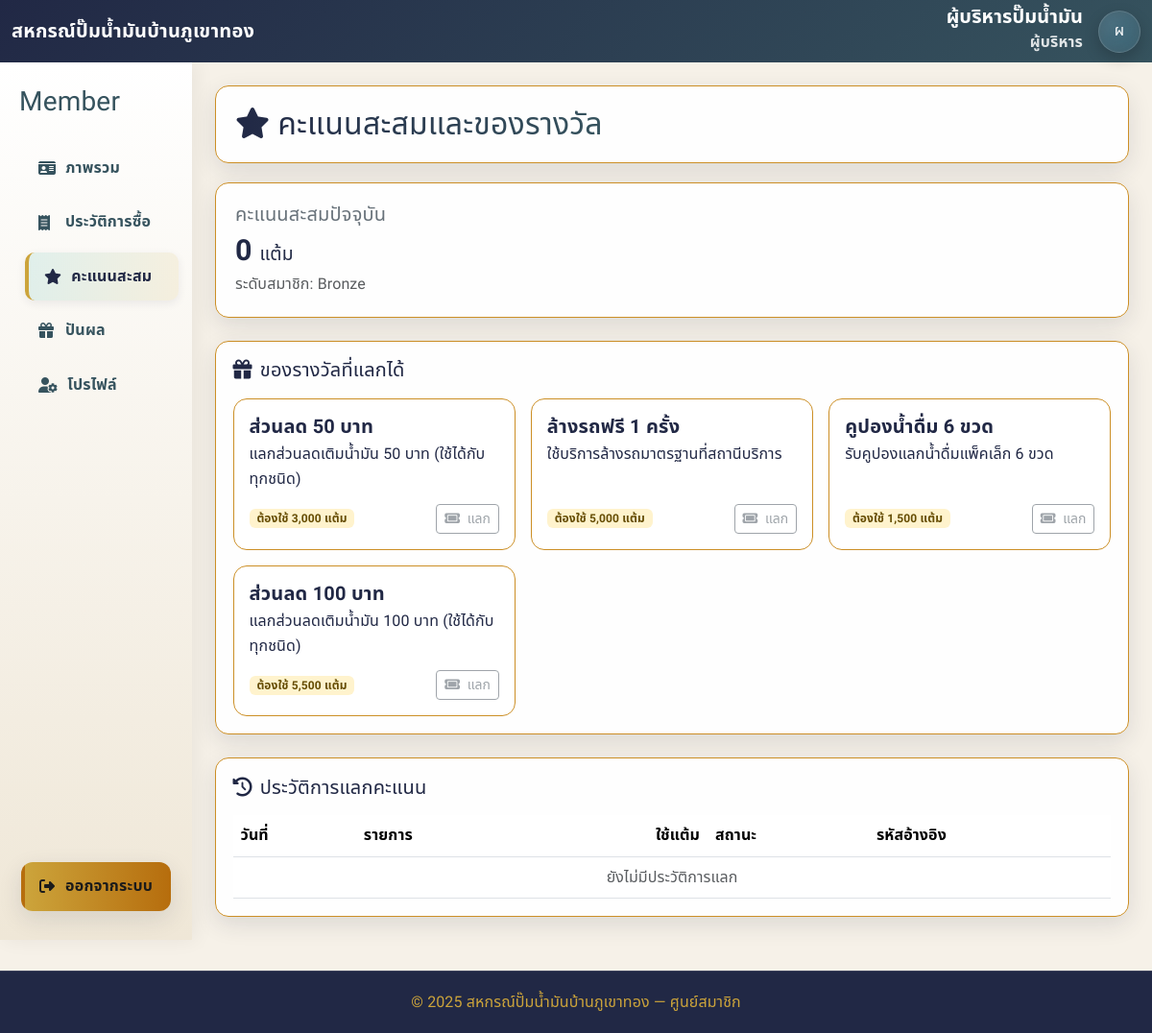
Page /member/points.php (signed in) on the committed database.
### tables this page shows
CREATE TABLE `app_settings` (
  `key` varchar(64) NOT NULL,
  `json_value` json NOT NULL,
  `updated_at` timestamp NULL DEFAULT CURRENT_TIMESTAMP ON UPDATE CURRENT_TIMESTAMP
);

CREATE TABLE `members` (
  `id` bigint UNSIGNED NOT NULL,
  `user_id` bigint UNSIGNED NOT NULL,
  `station_id` int NOT NULL DEFAULT '1',
  `member_code` varchar(20) NOT NULL,
  `address` text,
  `points` int UNSIGNED NOT NULL DEFAULT '0',
  `joined_date` date DEFAULT NULL,
  `shares` int UNSIGNED DEFAULT '0',
  `house_number` varchar(100) DEFAULT NULL,
  `tier` enum('Bronze','Silver','Gold','Platinum','Diamond') NOT NULL DEFAULT 'Bronze',
  `created_at` datetime NOT NULL DEFAULT CURRENT_TIMESTAMP,
  `is_active` tinyint(1) NOT NULL DEFAULT '1',
  `deleted_at` datetime DEFAULT NULL
);

CREATE TABLE `users` (
  `id` bigint UNSIGNED NOT NULL,
  `username` varchar(64) NOT NULL,
  `email` varchar(60) DEFAULT NULL,
  `full_name` varchar(150) NOT NULL,
  `phone` varchar(13) DEFAULT NULL,
  `password_hash` varchar(255) NOT NULL,
  `is_active` tinyint(1) NOT NULL DEFAULT '1',
  `last_login_at` datetime DEFAULT NULL,
  `created_at` datetime NOT NULL DEFAULT CURRENT_TIMESTAMP,
  `updated_at` datetime NOT NULL DEFAULT CURRENT_TIMESTAMP ON UPDATE CURRENT_TIMESTAMP,
  `role` varchar(255) NOT NULL
);

### member/points.php (the view, shortened to what this page needs)
<?php
try {
  $current_name = $_SESSION['full_name'] ?: 'สมาชิกสหกรณ์';
  $current_role = $_SESSION['role'] ?? 'guest';
} catch(Throwable $e){
  header('Location: /index/login.php?err=เกิดข้อผิดพลาดของระบบ'); exit();
}
$db_ok = true; $db_err = null;
try {
  $pdo->setAttribute(PDO::ATTR_ERRMODE, PDO::ERRMODE_EXCEPTION);
  $pdo->exec("SET NAMES utf8mb4");
  try { $pdo->exec("SET time_zone = '+07:00'"); } catch (Throwable $e) {}
} catch (Throwable $e) { $db_ok = false; $db_err = $e->getMessage(); }
$site_name = 'สหกรณ์ปั๊มน้ำมันบ้านภูเขาทอง';
$station_id = 1;
if ($db_ok) {
  try {
    $rowSt = $pdo->query("SELECT setting_value, comment FROM settings WHERE setting_name='station_id' LIMIT 1")->fetch(PDO::FETCH_ASSOC);
    if ($rowSt) {
      $station_id = (int)$rowSt['setting_value'];
      if (!empty($rowSt['comment'])) $site_name = $rowSt['comment'];
    }
    $sys = $pdo->query("SELECT json_value FROM app_settings WHERE `key`='system_settings'")->fetchColumn();
    if ($sys) {
      $sysj = json_decode($sys, true);
      if (!empty($sysj['site_name'])) $site_name = $sysj['site_name'];
    }
  } catch (Throwable $e) {  }
}
$current_user_id = (int)($_SESSION['user_id'] ?? 0);
$role_th_map = [
  'admin'=>'ผู้ดูแลระบบ', 'manager'=>'ผู้บริหาร',
  'employee'=>'พนักงาน',    'member'=>'สมาชิกสหกรณ์',
  'committee'=>'กรรมการ'
];
$current_role_th = $role_th_map[$current_role] ?? 'ผู้ใช้งาน';
$avatar_text = mb_substr($current_name, 0, 1, 'UTF-8');
$member = null;
if ($db_ok) {
  try {
    $st = $pdo->prepare("
      SELECT m.id AS id, u.full_name AS name, m.tier, m.points,
             m.member_code, m.house_number, u.phone
      FROM users u
      JOIN members m ON m.user_id = u.id
      WHERE u.id = :uid AND u.is_active=1 AND m.station_id = :st
      LIMIT 1
    ");
    $st->execute([':uid'=>$current_user_id, ':st'=>$station_id]);
    $member = $st->fetch(PDO::FETCH_ASSOC) ?: null;
    if ($member && !empty($member['name'])) $current_name = $member['name'];
  } catch (Throwable $e) { $db_err = $e->getMessage(); }
}
$rewards = [];
if (empty($rewards)) {
  $rewards = [
    ['id'=>'RW01', 'title'=>'ส่วนลด 50 บาท','need'=>3000,'desc'=>'แลกส่วนลดเติมน้ำมัน 50 บาท (ใช้ได้กับทุกชนิด)'],
    ['id'=>'RW02', 'title'=>'ล้างรถฟรี 1 ครั้ง','need'=>5000,'desc'=>'ใช้บริการล้างรถมาตรฐานที่สถานีบริการ'],
    ['id'=>'RW03', 'title'=>'คูปองน้ำดื่ม 6 ขวด','need'=>1500,'desc'=>'รับคูปองแลกน้ำดื่มแพ็คเล็ก 6 ขวด'],
    ['id'=>'RW04', 'title'=>'ส่วนลด 100 บาท','need'=>5500,'desc'=>'แลกส่วนลดเติมน้ำมัน 100 บาท (ใช้ได้กับทุกชนิด)'],
  ];
}
$redemption_history = [];
?>
<!DOCTYPE html>
<html lang="th">
<head>
  <link href="https://cdn.jsdelivr.net/npm/bootstrap@5.3.2/dist/css/bootstrap.min.css" rel="stylesheet" />
  <link href="https://cdn.jsdelivr.net/npm/bootstrap-icons@1.11.3/font/bootstrap-icons.css" rel="stylesheet" />
  <link rel="stylesheet" href="https://cdnjs.cloudflare.com/ajax/libs/font-awesome/6.5.2/css/all.min.css" />
  <link rel="stylesheet" href="../assets/css/admin_dashboard.css" />
</head>
<body>
  <nav class="navbar navbar-dark bg-primary">
    <div class="container-fluid">
      <div class="d-flex align-items-center gap-2">
        <a class="navbar-brand" href="member_dashboard.php"><?= htmlspecialchars($site_name) ?></a>
      </div>
      <div class="d-flex align-items-center gap-3 ms-auto">
        <div class="nav-identity text-end d-none d-sm-block">
          <div class="nav-name"><?= htmlspecialchars($current_name) ?></div>
          <div class="nav-sub"><?= htmlspecialchars($current_role_th) ?></div>
        </div>
        <a href="profile.php" class="avatar-circle text-decoration-none"><?= htmlspecialchars($avatar_text) ?></a>
      </div>
    </div>
  </nav>
  <div class="container-fluid">
    <div class="row">
      <aside class="col-lg-2 d-none d-lg-flex flex-column sidebar py-4">
        <div class="side-brand mb-3"><h3><span>Member</span></h3></div>
        <nav class="sidebar-menu flex-grow-1">
          <a href="member_dashboard.php"><i class="fa-solid fa-id-card"></i>ภาพรวม</a>
          <a href="bills.php"><i class="fa-solid fa-receipt"></i> ประวัติการซื้อ</a>
          <a class="active" href="points.php"><i class="fa-solid fa-star"></i> คะแนนสะสม</a>
          <a href="dividend.php"><i class="fa-solid fa-gift"></i> ปันผล</a>
          <a href="profile.php"><i class="fa-solid fa-user-gear"></i> โปรไฟล์</a>
        </nav>
        <a class="logout" href="/index/logout.php"><i class="fa-solid fa-right-from-bracket"></i>ออกจากระบบ</a>
      </aside>
      <main class="col-lg-10 p-4">
        <div class="main-header">
          <h2><i class="fa-solid fa-star me-2"></i>คะแนนสะสมและของรางวัล</h2>
        </div>
        <div class="stat-card mb-4">
          <h5>คะแนนสะสมปัจจุบัน</h5>
          <h3 class="text-primary"><?= number_format((int)$member['points']) ?> <span style="font-size: 1.2rem; font-weight: 500;">แต้ม</span></h3>
          <p class="mb-0 text-muted">ระดับสมาชิก: <?= htmlspecialchars($member['tier'] ?? '-') ?></p>
        </div>
        <div class="panel mb-4">
          <div class="panel-head">
            <h5><i class="fa-solid fa-gift me-2"></i>ของรางวัลที่แลกได้</h5>
          </div>
          <div class="row g-3">
            <?php foreach($rewards as $rw):
              $need = (int)$rw['need'];
              $enough = ((int)$member['points']) >= $need;
            ?>
            <div class="col-12 col-md-6 col-xl-4">
              <div class="reward-card h-100">
                <h5 class="mb-1"><?= htmlspecialchars($rw['title']) ?></h5>
                <div class="small-muted"><?= htmlspecialchars($rw['desc']) ?></div>
                <div class="d-flex justify-content-between align-items-center">
                  <span class="badge <?= $enough ? 'ok-badge' : 'bg-warning-subtle text-warning-emphasis' ?>">
                    ต้องใช้ <?= number_format($need) ?> แต้ม
                  </span>
                  <button
                    class="btn btn-sm <?= $enough ? 'btn-primary' : 'btn-outline-secondary' ?>"
                    <?= $enough ? '' : 'disabled' ?>
                    data-bs-toggle="modal"
                    data-bs-target="#redeemModal"
                    data-title="<?= htmlspecialchars($rw['title']) ?>"
                    data-need="<?= (int)$need ?>">
                    <i class="fa-solid fa-ticket me-1"></i> แลก
                  </button>
                </div>
              </div>
            </div>
            <?php endforeach; ?>
          </div>
        </div>
        <div class="panel">
          <div class="panel-head">
            <h5><i class="fa-solid fa-history me-2"></i>ประวัติการแลกคะแนน</h5>
          </div>
          <div class="table-responsive">
            <table class="table table-hover align-middle mb-0">
              <thead><tr>
                <th>วันที่</th><th>รายการ</th><th class="text-end">ใช้แต้ม</th><th>สถานะ</th><th>รหัสอ้างอิง</th>
              </tr></thead>
              <tbody>
                <?php if(empty($redemption_history)): ?>
                  <tr><td colspan="5" class="text-center text-muted">ยังไม่มีประวัติการแลก</td></tr>
                <?php else: foreach($redemption_history as $h): ?>
                  <tr>
                    <td><?= htmlspecialchars($h['date']) ?></td>
                    <td><?= htmlspecialchars($h['title']) ?></td>
                    <td class="text-end text-danger">-<?= number_format((int)$h['points']) ?></td>
                    <td><span class="badge status-used"><?= htmlspecialchars($h['status']) ?></span></td>
                    <td><?= htmlspecialchars($h['code']) ?></td>
                  </tr>
                <?php endforeach; endif; ?>
              </tbody>
            </table>
          </div>
        </div>
      </main>
    </div>
  </div>
  <footer class="footer">© <?= date('Y') ?> <?= htmlspecialchars($site_name) ?> — ศูนย์สมาชิก</footer>
</body>
</html>

### assets/css/admin_dashboard.css (style rules this page uses)
:root { --sand:#E2D4B7; --cafe:#513F32; --steel:#68727A; --teal:#36535E; --navy:#212845; --gold:#CCA43B; --mint:#20A39E; --amber:#B66D0D; --choco:#3D2B1F; --font-heading:"Prompt","Noto Sans Thai",system-ui,-apple-system,"Segoe UI",Roboto,"Helvetica Neue",Arial,sans-serif; --font-body:"Noto Sans Thai","Prompt",system-ui,-apple-system,"Segoe UI",Roboto,"Helvetica Neue",Arial,sans-serif; --bg:#F6F1E8; --surface:#ffffff; --surface-glass:rgba(255,255,255,.95); --border:#cc8f26; --radius:14px; --shadow:0 8px 24px rgba(33,40,69,.12); --hover-shadow:0 16px 40px rgba(33,40,69,.18); --ease:all .3s ease; }
* { box-sizing:border-box }
body { font-family:var(--font-body); font-weight:400; letter-spacing:.1px; -webkit-font-smoothing:antialiased; -moz-osx-font-smoothing:grayscale; background:var(--bg); color:var(--navy); margin:0; line-height:1.65; }
h1,h2,h3,h4,h5,h6, .navbar .navbar-brand, .sidebar a, .side-brand span, .main-header h2, .stat-card h5 { font-family:var(--font-heading); letter-spacing:.2px; }
.sidebar { display:flex; flex-direction:column; background:linear-gradient(180deg,#fff,rgba(226,212,183,.35)); min-height:100vh; box-shadow:4px 0 20px rgba(0,0,0,.06); padding-bottom:1rem; }
.side-brand { display:flex; align-items:center; gap:.5rem; color:var(--teal); font-weight:800; margin:0 8px 6px; }
.sidebar-menu { display:flex; flex-direction:column; flex:1 1 auto; }
.sidebar a { display:flex; align-items:center; gap:10px; padding:12px 16px; margin:3px 8px; color:var(--teal); text-decoration:none; font-weight:600; border-left:4px solid transparent; border-radius:10px; transition:var(--ease); position:relative; }
.sidebar a i { min-width:18px }
.sidebar a:hover, .sidebar a.active { background:linear-gradient(90deg,rgba(32,163,158,.12),rgba(204,164,59,.12)); color:var(--navy); border-left-color:var(--gold); box-shadow:0 3px 10px rgba(33,40,69,.08); transform:translateX(6px); }
.sidebar .logout { margin-top:auto; margin:10px 10px 6px; padding:12px 14px; text-align:center; background:linear-gradient(90deg,var(--gold),var(--amber)); color:#1b1b1b; border-radius:12px; font-weight:800; text-decoration:none; box-shadow:var(--shadow); }
.main-header { display:flex; align-items:center; justify-content:space-between; gap:1rem; flex-wrap:wrap; padding:1.25rem; margin-bottom:1.25rem; background:var(--surface-glass); border:1px solid var(--border); border-radius:var(--radius); box-shadow:var(--shadow); }
.main-header h2 { margin:0; background:linear-gradient(90deg,var(--navy),var(--teal)); -webkit-background-clip:text; -webkit-text-fill-color:transparent; }
.stat-card { background:var(--surface-glass); border:1px solid var(--border); border-radius:var(--radius); padding:1.25rem; box-shadow:var(--shadow); transition:var(--ease); position:relative; overflow:hidden; }
.stat-card h5 { margin:0 0 .5rem; color:var(--steel); display:flex; gap:.5rem; align-items:center; }
.stat-card h3 { margin:.15rem 0 .25rem; font-size:1.9rem; font-weight:800; background:linear-gradient(90deg,var(--navy),var(--teal)); -webkit-background-clip:text; -webkit-text-fill-color:transparent; }
.stat-card p { margin:0; color:var(--teal) }
.text-primary { color:var(--teal)!important }
.footer { background:var(--navy); color:#CCA43B; text-align:center; padding:1.2rem 0; margin-top:2rem; border-top:1px solid rgba(255,255,255,.12); }
.navbar.bg-primary { background:linear-gradient(135deg,var(--navy),var(--teal)) !important; }
.navbar, .navbar * { color:#fff; }
.navbar .navbar-brand { font-weight:700;letter-spacing:.2px }
.btn-nav-circle, .avatar-circle { width:44px;height:44px;border-radius:999px; display:grid;place-items:center; background:radial-gradient(circle at 30% 30%,rgba(255,255,255,.16),rgba(255,255,255,.08)); border:1px solid rgba(255,255,255,.14); color:#fff; box-shadow:0 6px 16px rgba(0,0,0,.20); backdrop-filter:saturate(160%) blur(8px); -webkit-backdrop-filter:saturate(160%) blur(8px); }
.nav-identity .nav-name { color:#fff; font-weight:800; font-size:1.25rem; line-height:1.05; }
.nav-identity .nav-sub { color:rgba(255,255,255,.85); font-weight:600; margin-top:2px; }

### rows in the picture
app_settings: json_value "สหกรณ์ปั๊มน้ำมันบ้านภูเขาทอง"
members: user.full_name "ผู้บริหารปั๊มน้ำมัน", points "0", tier "Bronze"

### other values in the picture
$current_role_th "ผู้บริหาร"
$avatar_text "ผ"
$rw['title'] "ส่วนลด 50 บาท"
$rw['desc'] "แลกส่วนลดเติมน้ำมัน 50 บาท (ใช้ได้กับทุกชนิด)"
$need "3,000"
$rw['title'] "ล้างรถฟรี 1 ครั้ง"
$rw['desc'] "ใช้บริการล้างรถมาตรฐานที่สถานีบริการ"
$need "5,000"
$rw['title'] "คูปองน้ำดื่ม 6 ขวด"
$rw['desc'] "รับคูปองแลกน้ำดื่มแพ็คเล็ก 6 ขวด"
$need "1,500"
$rw['title'] "ส่วนลด 100 บาท"
$rw['desc'] "แลกส่วนลดเติมน้ำมัน 100 บาท (ใช้ได้กับทุกชนิด)"
$need "5,500"
